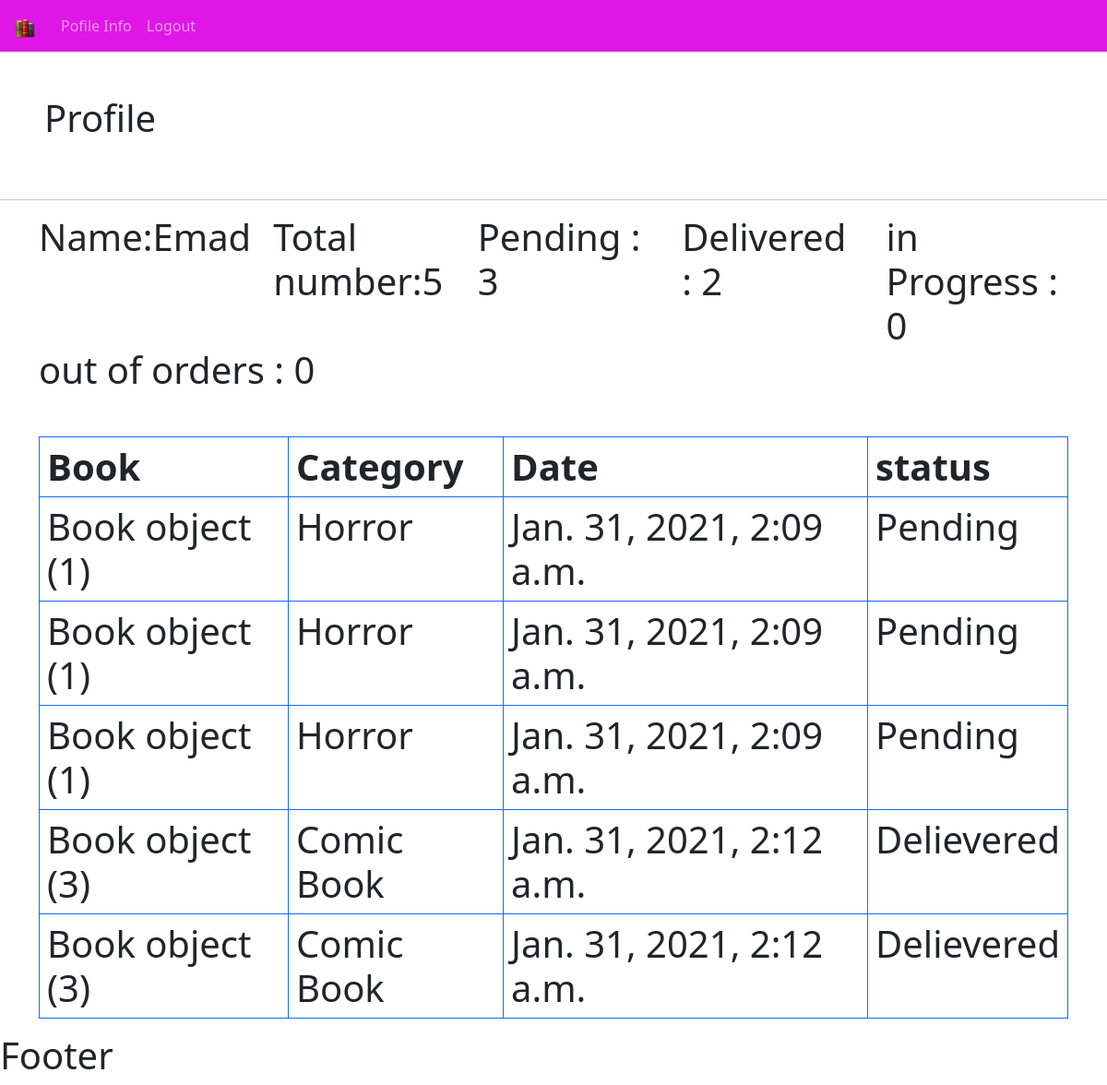
Screenshot of /user (signed in) with the database file from the repository.
### bookstore/models.py (models this page shows)
class Order(models.Model):
    STATUS=(
        ('Pending','Pending'),
        ('Delievered','Delievered'),
        ('out of order', 'out of order'),
        ('in progress', 'in progress')
    )
    customer=models.ForeignKey(Customer,null=True,on_delete=models.SET_NULL)
    book=models.ForeignKey(Book,null=True,on_delete=models.SET_NULL)
    tags=models.ManyToManyField(Tag)
    date_created=models.DateTimeField(auto_now_add=True,null=True)
    status=models.CharField(max_length=190,null=True,choices=STATUS)

class Book(models.Model):
    CATEGORY=(
        ('Classics','Classics'),
        ('Comic Book','Comic Book'),
        ('Fantasy', 'Fantasy'),
        ('Horror', 'Horror')
    )
    name=models.CharField(max_length=190,null=True)
    author=models.CharField(max_length=190,null=True)
    price=models.FloatField(null=True)
    category=models.CharField(max_length=190,null=True,choices=CATEGORY)
    description=models.CharField(max_length=190,null=True)
    tags=models.ManyToManyField(Tag)
    date_created=models.DateTimeField(auto_now_add=True,null=True)

### bookstore/decorators.py (the view)
        def wrapper_func(request, *args, **kwargs):
            group=None
            if request.user.groups.exists():
               group = request.user.groups.all()[0].name
            if group in allowedGroups:
               return view_func(request, *args, **kwargs)
            else:
                return redirect('userProfile')

### bookstore/views.py (called while the page is built)
@login_required(login_url='login')
@allowedUsers(allowedGroups=['customer'])
def userProfile(request):
  orders=request.user.customer.order_set.all()
  t_orders=orders.count()
  p_orders=orders.filter(status='Pending').count()
  d_orders=orders.filter(status='Delievered').count()
  in_orders=orders.filter(status='in progress').count()
  out_orders=orders.filter(status='out of order').count()
  context={
             'orders':orders,
             't_orders':t_orders,
             'p_orders':p_orders,
             'd_orders':d_orders,
             'in_orders':in_orders,
             'out_orders':out_orders,}
  return render (request, 'bookstore/profile.html' ,context)

### bookstore/templates/bookstore/profile.html (shortened to what this page needs)
{% extends 'bookstore/main.html' %}
{%block content%}
<h1 class="p-5">Profile<h1>
<hr>
<div class="container pb-5" >
  <div class="row">
    <div class="col-sm">
     Name:{{request.user.username}}
    </div>
    <div class="col-sm">
     Total number:{{t_orders}}
    </div>
    <div class="col-sm">
     Pending : {{ p_orders}}
    </div>
    <div class="col-sm">
     Delivered : {{d_orders}}
     </div>
     <div class="col-sm">
     in Progress : {{in_orders}}
    </div>
    <div class="col-sm">
     out of orders : {{out_orders}}
    </div>
  </div>
</div>
<div class="container">
<table class="table table-bordered border-primary">
  <thead>
    <tr>
      <th scope="col">Book</th>
      <th scope="col">Category</th>
      <th scope="col">Date</th>
      <th scope="col">status</th>
    </tr>
  </thead>
  <tbody>
    {% for item in orders %}
        <tr>
      <td>{{item.book}}</td>
      <td>{{item.book.category}}</td>
      <td>{{item.date_created}}</td>
      <td>{{item.status}}</td>
      </tr>
    {% endfor %}
  </tbody>
</table>
</div>
{% endblock%}

### rows the page displays
Order: book "Book object (1)", book.category "Horror", date_created "Jan. 31, 2021, 2:09 a.m.", status "Pending"
Order: book "Book object (1)", book.category "Horror", date_created "Jan. 31, 2021, 2:09 a.m.", status "Pending"
Order: book "Book object (1)", book.category "Horror", date_created "Jan. 31, 2021, 2:09 a.m.", status "Pending"
Order: book "Book object (3)", book.category "Comic Book", date_created "Jan. 31, 2021, 2:12 a.m.", status "Delievered"
Order: book "Book object (3)", book.category "Comic Book", date_created "Jan. 31, 2021, 2:12 a.m.", status "Delievered"

### other values shown
{{ request.user.username }} "Emad"
{{ t_orders }} "5"
{{ p_orders }} "3"
{{ d_orders }} "2"
{{ in_orders }} "0"
{{ out_orders }} "0"
